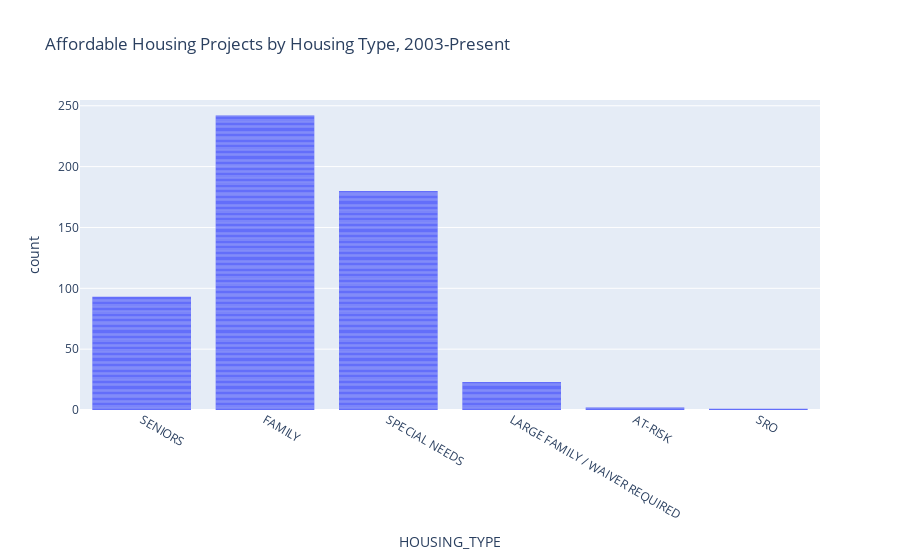

Notebook code cell kept with this figure:
### Code cell
# Bar chart by housing type
fig_type = px.bar(df_trimmed,
       x='HOUSING_TYPE',
       title='Affordable Housing Projects by Housing Type, 2003-Present'
      )
fig_type.update_traces(marker_line_width=0)

fig_type.show()

### Figure 1 — Plotly figure (JSON) as saved in the notebook; plotly's stock layout.template omitted (floating-point values rounded to 4 significant figures; data arrays with more than 128 entries replaced by an {"elided": "..."} marker saying what was removed)
{"data": [{"alignmentgroup": "True", "hovertemplate": "HOUSING_TYPE=%{x}<br>count=%{y}<extra></extra>", "legendgroup": "", "marker": {"color": "#636efa", "line": {"width": 0}, "pattern": {"shape": ""}}, "name": "", "offsetgroup": "", "orientation": "v", "showlegend": false, "textposition": "auto", "type": "bar", "x": {"elided": "558 str values"}, "xaxis": "x", "y": {"elided": "558 int values"}, "yaxis": "y"}], "layout": {"autosize": true, "barmode": "relative", "legend": {"tracegroupgap": 0}, "title": {"text": "Affordable Housing Projects by Housing Type, 2003-Present"}, "xaxis": {"anchor": "y", "autorange": true, "domain": [0, 1], "range": [-0.5, 5.5], "title": {"text": "HOUSING_TYPE"}, "type": "category"}, "yaxis": {"anchor": "x", "autorange": true, "domain": [0, 1], "range": [0, 254.7], "title": {"text": "count"}, "type": "linear"}}}
